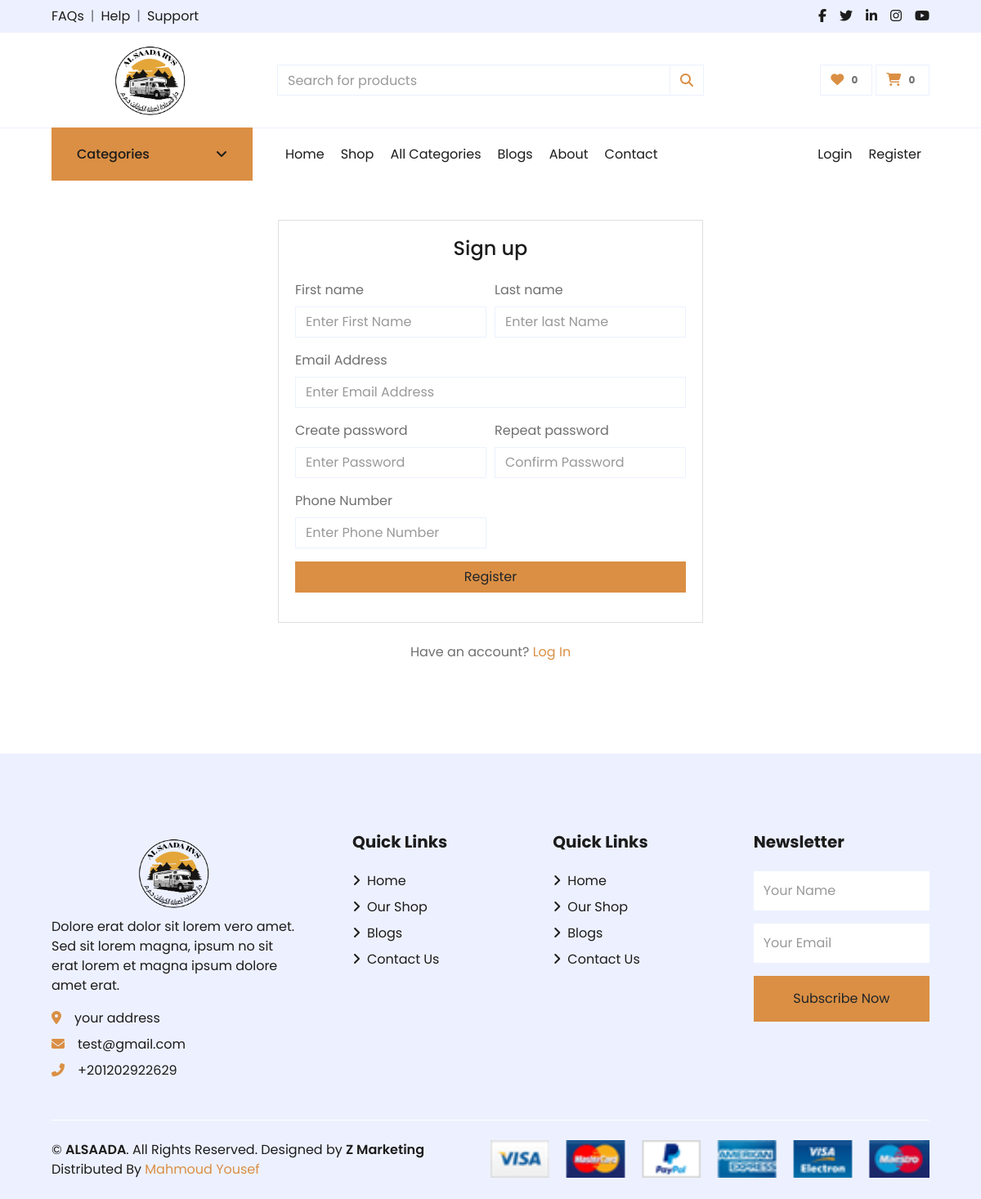
Page /accounts/register/ on the committed database.
### settings/models.py (models this page shows, shortened)
class Settings(models.Model):
    site_name = models.CharField( max_length=50)
    logo = models.ImageField( upload_to='setting/')
    phone = models.CharField( max_length=30)
    email = models.EmailField( max_length=254)
    description = models.TextField(max_length=1000)
    fb_link = models.URLField( max_length=200)
    twitter_link = models.URLField( max_length=200)
    instagram_link = models.URLField( max_length=200)
    address = models.CharField( max_length=50)
    get_in_touch = models.TextField(max_length=1000)
    class Meta:
        verbose_name = ("Settings")
        verbose_name_plural = ("Settings")

### accounts/views.py (the view)
# urls.py: path('register/' , views.register , name="register" ),
def register(request):
    if request.method == 'POST':
        form = RegistrationForm(request.POST)
        if form.is_valid():
            first_name = form.cleaned_data['first_name']
            last_name = form.cleaned_data['last_name']
            phone_number = form.cleaned_data['phone_number']
            email = form.cleaned_data['email']
            password = form.cleaned_data['password']
            username = email.split("@")[0]
            user = User.objects.create_user(first_name=first_name, last_name=last_name, email=email, username=username, password=password)
            user.phone_number = phone_number
            user.save()
            current_site = get_current_site(request)
            mail_subject = 'Please activate your account'
            message = render_to_string('accounts/account_verification_email.html', {
                'user': user,
                'domain': current_site,
                'uid': urlsafe_base64_encode(force_bytes(user.pk)),
                'token': default_token_generator.make_token(user),
            })
            to_email = email
            send_email = EmailMessage(mail_subject, message, to=[to_email])
            send_email.send()
            return redirect('/accounts/login/?command=verification&email='+email)
    else:
        form = RegistrationForm()
    context = {
        'form':form
    }
    return render(request,'accounts/register.html' , context)

### accounts/templates/accounts/register.html (shortened to what this page needs)
{% extends 'base.html' %}
{% load static %}
{% load django_bootstrap5 %}
{% block body %}
	<section class="section-content padding-y">
		<div class="card mx-auto" style="max-width:520px; margin-top:40px;">
			<article class="card-body">
				<header class="mb-4">
					<h4 class="card-title text-center">Sign up</h4>
				</header>
				<form method="POST" action="{% url 'register'%}">
                <div class="form-row">
                    <div class="col form-group">
                        <label>First name</label>
                        {{form.first_name}}
                    </div>
                    <div class="col form-group">
                        <label>Last name</label>
                        {{form.last_name}}
                    </div>
                </div>
                <div class="form-row">
                    <div class="form-group col-md-12">
                        <label>Email Address</label>
                        {{form.email}}
                    </div>
                </div>
                <div class="form-row">
                    <div class="form-group col-md-6">
                        <label>Create password</label>
                        {{form.password}}
                    </div>
                    <div class="form-group col-md-6">
                        <label>Repeat password</label>
                        {{form.confirm_password}}
                    </div>
                    <div class="form-group col-md-6">
                        <label>Phone Number</label>
                        {{form.phone_number}}
                    </div>
                </div>
                <div class="form-group">
                    <button type="submit" class="btn btn-primary btn-block"> Register </button>
                </div>
            </form>
			</article>
		</div>
		<p class="text-center mt-4">Have an account? <a href="{% url 'login' %}">Log In</a></p>
		<br><br>
	</section>
{% endblock body%}

### templates/base.html (shortened to what this page needs)
{% load static %}
<!DOCTYPE HTML>
<html lang="en">
<head>
    <link href="https://cdnjs.cloudflare.com/ajax/libs/font-awesome/5.10.0/css/all.min.css" rel="stylesheet">
    <link href="{% static 'lib/owlcarousel/assets/owl.carousel.min.css'%}" rel="stylesheet">
    <link href="{% static 'css/all.min.css'%}" rel="stylesheet">
    <link href="{% static 'css/style.css'%}" rel="stylesheet">
    <link href="{% static 'css/custom.css'%}" rel="stylesheet">
</head>
<body>
    <div class="container-fluid">
        <div class="row bg-secondary py-2 px-xl-5">
            <div class="col-lg-6 d-none d-lg-block">
                <div class="d-inline-flex align-items-center">
                    <a class="text-dark" href="{% url 'contact'%}">FAQs</a>
                    <span class="text-muted px-2">|</span>
                    <a class="text-dark" href="{% url 'contact'%}">Help</a>
                    <span class="text-muted px-2">|</span>
                    <a class="text-dark" href="{% url 'contact'%}">Support</a>
                </div>
            </div>
            <div class="col-lg-6 text-center text-lg-right">
                <div class="d-inline-flex align-items-center">
                    <a class="text-dark px-2" href="{{about_site.fb_link}}">
                        <i class="fab fa-facebook-f"></i>
                    </a>
                    <a class="text-dark px-2" href="{{about_site.twitter_link}}">
                        <i class="fab fa-twitter"></i>
                    </a>
                    <a class="text-dark px-2" href="">
                        <i class="fab fa-linkedin-in"></i>
                    </a>
                    <a class="text-dark px-2" href="{{about_site.instagram_link}}">
                        <i class="fab fa-instagram"></i>
                    </a>
                    <a class="text-dark pl-2" href="">
                        <i class="fab fa-youtube"></i>
                    </a>
                </div>
            </div>
        </div>
        <div class="row align-items-center py-2 px-xl-5">
            <div class="col-lg-3 d-none d-lg-block">
                <a href="/" class="text-decoration-none">
                    <h1 class="m-0  text-center display-5 font-weight-semi-bold">
                        <img src="{{about_site.logo.url}}" width="100px" height="100px" alt="Logo">
                    </h1>
                </a>
            </div>
            <div class="col-lg-6 col-6  text-left">
                <form id="searchForm" autocomplete="off" action="">
                    <div class="input-group">
                        <input type="text" id="searchInput" class="form-control" placeholder="Search for products">
                        <div class="input-group-append">
                            <span class="input-group-text bg-transparent text-primary">
                                <i class="fa fa-search"></i>
                            </span>
                        </div>
                    </div>
                </form>
            </div>
            <div class="col-lg-3 col-6  text-right">
                <a href="{% url 'favourite'%}" class="btn border">
                    <i class="fas fa-heart text-primary"></i>
                    <span class="badge">{{product_counter}}</span>
                </a>
                <a href="{% url 'cart'%}" class="btn border">
                    <i class="fas fa-shopping-cart text-primary"></i>
                    <span class="badge">{{cart_counter}}</span>
                </a>
            </div>
        </div>
    </div>
    <div class="container-fluid mb-5">
        <div class="row border-top px-xl-5">
            <div class="col-lg-3 d-none d-lg-block">
                <a class="btn shadow-none d-flex align-items-center justify-content-between bg-style text-white w-100"
                    data-toggle="collapse" href="#navbar-vertical"
                    style="height: 65px; margin-top: -1px; padding: 0 30px;">
                    <h6 class="m-0">Categories</h6>
                    <i class="fa fa-angle-down text-dark"></i>
                </a>
            </div>
            <div class="col-lg-9">
                <nav class="navbar navbar-expand-lg bg-light navbar-light py-3 py-lg-0 px-0">
                    <div class="collapse navbar-collapse justify-content-between" id="navbarCollapse">
                        <div class="navbar-nav mr-auto py-0">
                            <a href="/" class="nav-item nav-link {% if request.path == '/' %}active{% endif %}">Home</a>
                            <a href="{% url 'product_list' %}"
                                class="nav-item nav-link {% if request.path == '/products/' %}active{% endif %} ">Shop</a>
                            <a href="{% url 'categories'%}"
                                class="nav-item nav-link {% if request.path == '/products/categories/' %}active{% endif %}">All
                                Categories</a>
                            <a href="{% url 'blog'%}"
                                class="nav-item nav-link  {% if request.path == '/blog/' %}active{% endif %}">Blogs</a>
                            <a href="{% url 'about'%}"
                                class="nav-item nav-link  {% if request.path == '/about/' %}active{% endif %}">About</a>
                            <a href="{% url 'contact'%}"
                                class="nav-item nav-link  {% if request.path == '/contact/' %}active{% endif %}">Contact</a>
                        </div>
                        {% if user.is_authenticated %}
                        <div class="navbar-nav ml-auto py-0">
                            <a href="{% url 'profile'%}" class="nav-item nav-link">Profile</a>
                            <a href="{% url 'logout' %}" class="nav-item nav-link">Logout</a>
                        </div>
                        {% else %}
                        <div class="navbar-nav ml-auto py-0">
                            <a href="{% url 'login' %}" class="nav-item nav-link">Login</a>
                            <a href="{% url 'register' %}" class="nav-item nav-link">Register</a>
                        </div>
                        {% endif %}
                    </div>
                </nav>
            </div>
        </div>
    </div>
    {% block body %}
    {% endblock body %}
    <div class="container-fluid bg-secondary text-dark mt-5 pt-5">
        <div class="row px-xl-5 pt-5">
            <div class="col-lg-4 col-md-12 mb-5 pr-3 pr-xl-5">
                <a href="/" class="text-decoration-none">
                    <h1 class="mb-1 text-center display-5 font-weight-semi-bold">
                        <img src="{{about_site.logo.url}}" width="100px" height="100px" alt="Logo">
                    </h1>
                </a>
                <p>{{about_site.description}}</p>
                <p class="mb-2"><i class="fa fa-map-marker-alt text-primary mr-3"></i>{{about_site.address}}</p>
                <p class="mb-2"><i class="fa fa-envelope text-primary mr-3"></i>{{about_site.email}}</p>
                <p class="mb-0"><i class="fa fa-phone-alt text-primary mr-3"></i>{{about_site.phone}}</p>
            </div>
            <div class="col-lg-8 col-md-12">
                <div class="row">
                    <div class="col-md-4 mb-5">
                        <h5 class="font-weight-bold text-dark mb-4">Quick Links</h5>
                        <div class="d-flex flex-column justify-content-start">
                            <a class="text-dark mb-2" href="/"><i class="fa fa-angle-right mr-2"></i>Home</a>
                            <a class="text-dark mb-2" href="{% url 'product_list'%}"><i
                                    class="fa fa-angle-right mr-2"></i>Our
                                Shop</a>
                            <a class="text-dark mb-2" href="{% url 'blog'%}"><i class="fa fa-angle-right mr-2"></i>Blogs
                            </a>
                            <a class="text-dark" href="{% url 'contact'%}"><i class="fa fa-angle-right mr-2"></i>Contact
                                Us</a>
                        </div>
                    </div>
                    <div class="col-md-4 mb-5">
                        <h5 class="font-weight-bold text-dark mb-4">Quick Links</h5>
                        <div class="d-flex flex-column justify-content-start">
                            <a class="text-dark mb-2" href="/"><i class="fa fa-angle-right mr-2"></i>Home</a>
                            <a class="text-dark mb-2" href="{% url 'product_list'%}"><i
                                    class="fa fa-angle-right mr-2"></i>Our
                                Shop</a>
                            <a class="text-dark mb-2" href="{% url 'blog'%}"><i class="fa fa-angle-right mr-2"></i>Blogs
                            </a>
                            <a class="text-dark" href="{% url 'contact'%}"><i class="fa fa-angle-right mr-2"></i>Contact
                                Us</a>
                        </div>
                    </div>
                    <div id="main_form_div" class="col-md-4 mb-5">
                        <h5 class="font-weight-bold text-dark mb-4">Newsletter</h5>
                        <form id="newsletter_form" method="POST" action="{% url 'newsletter_footer'%}">
                            <div class="form-group">
                                <input type="text" class="form-control border-0 py-4" name="name"
                                    placeholder="Your Name" required="required" />
                            </div>
                            <div class="form-group">
                                <input type="email" class="form-control border-0 py-4" name="email"
                                    placeholder="Your Email" required="required" />
                            </div>
                            <div>
                                <button class="btn btn-primary btn-block border-0 py-3" type="submit">Subscribe
                                    Now</button>
                            </div>
                        </form>
                    </div>
                </div>
            </div>
        </div>
        <div class="row border-top border-light mx-xl-5 py-4">
            <div class="col-md-6 px-xl-0">
                <p class="mb-md-0 text-center text-md-left text-dark">
                    &copy; <a class="text-dark font-weight-semi-bold" href="/">{{about_site.site_name}}</a>. All Rights
                    Reserved.
                    Designed
                    by
                    <a class="text-dark font-weight-semi-bold" href="https://zmarketings.com">Z Marketing</a><br>
                    Distributed By <a href="https://mmyousef.pythonanywhere.com/" target="_blank">Mahmoud Yousef</a>
                </p>
            </div>
            <div class="col-md-6 px-xl-0 text-center text-md-right">
                <img class="img-fluid" src="{% static 'img/payments.png'%}" alt="">
            </div>
        </div>
    </div>
</body>
</html>

### rows in the picture
Settings: logo (picture), description "Dolore erat dolor sit lorem vero amet. Sed sit lorem magna, ipsum no sit erat lorem et magna ipsum dolore amet erat.", address "your address", email "test@gmail.com", phone "+201202922629", site_name "ALSAADA"

### other values in the picture
{{ product_counter }} "0"
{{ cart_counter }} "0"
